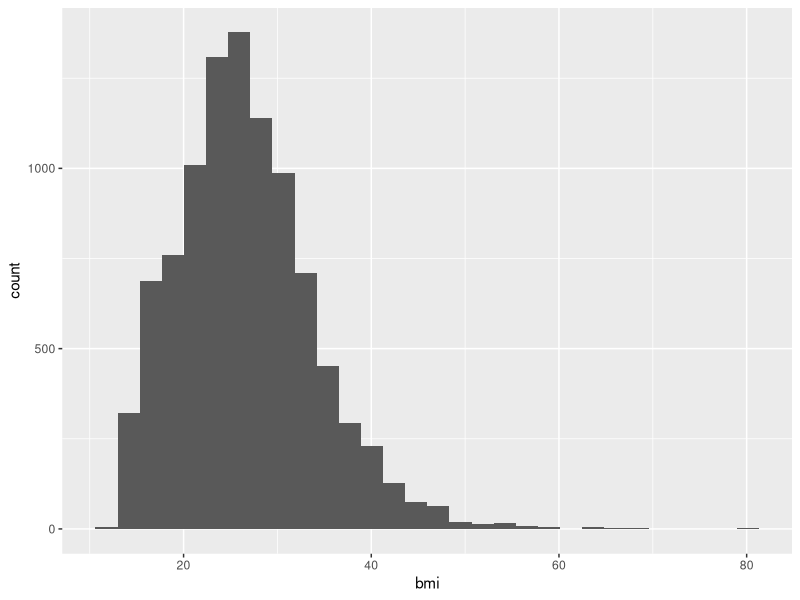
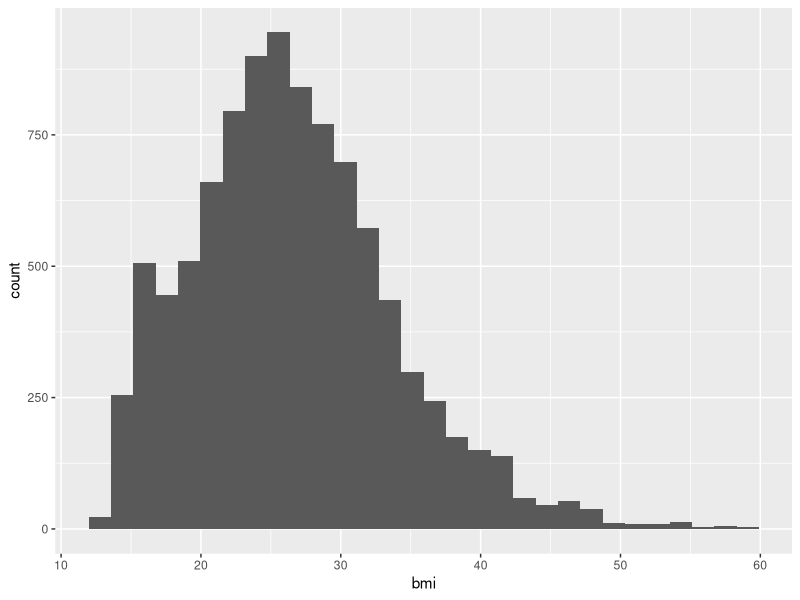
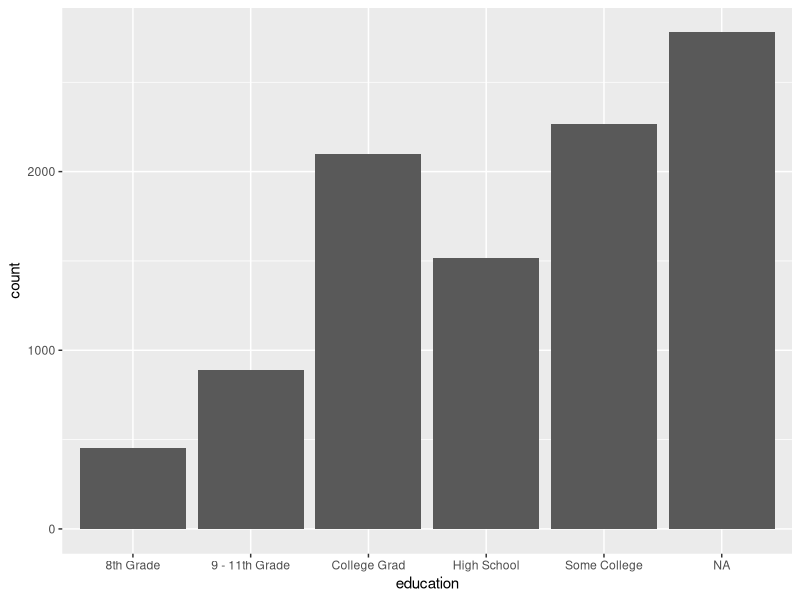
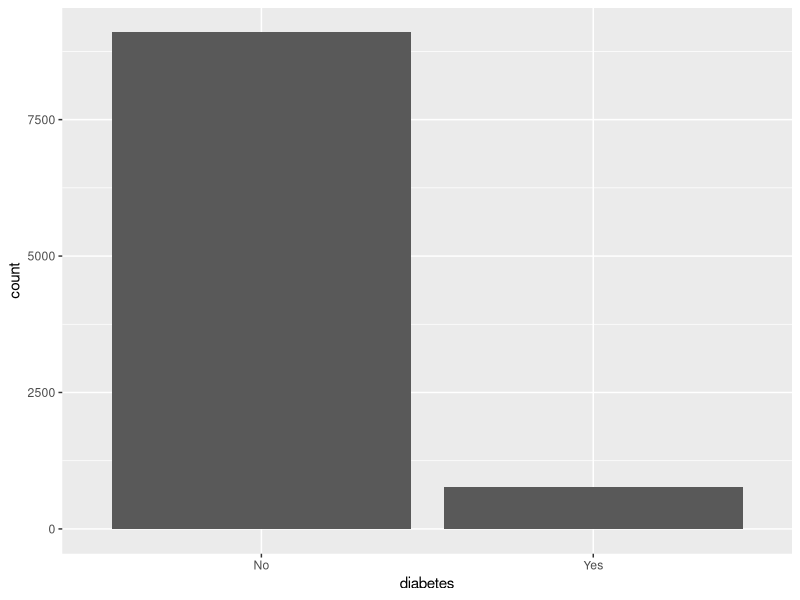
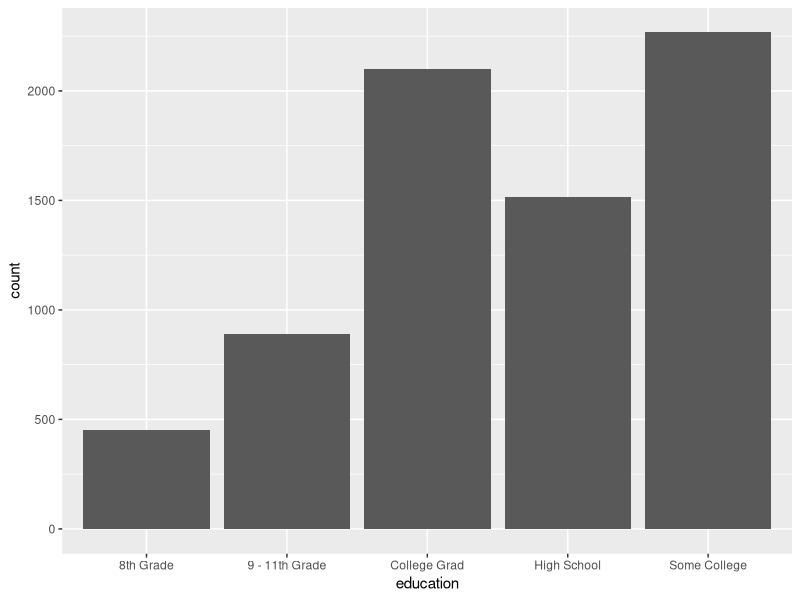
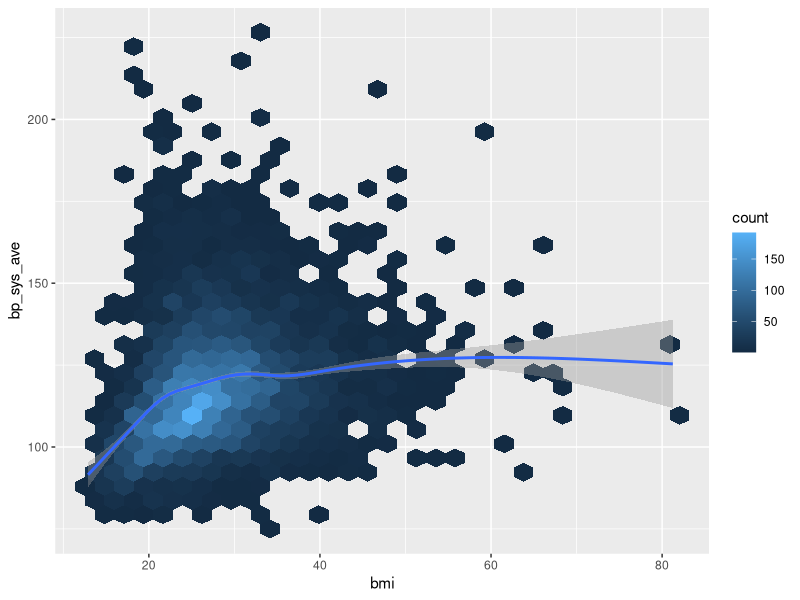
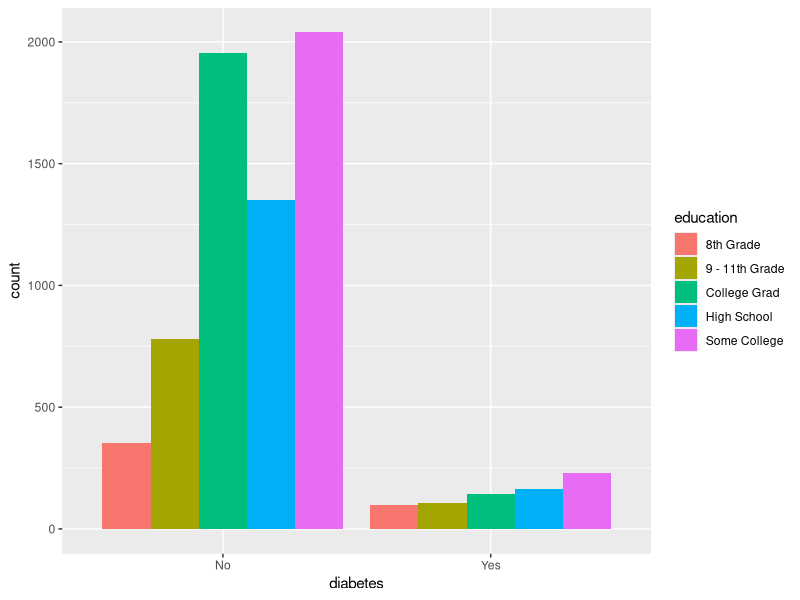
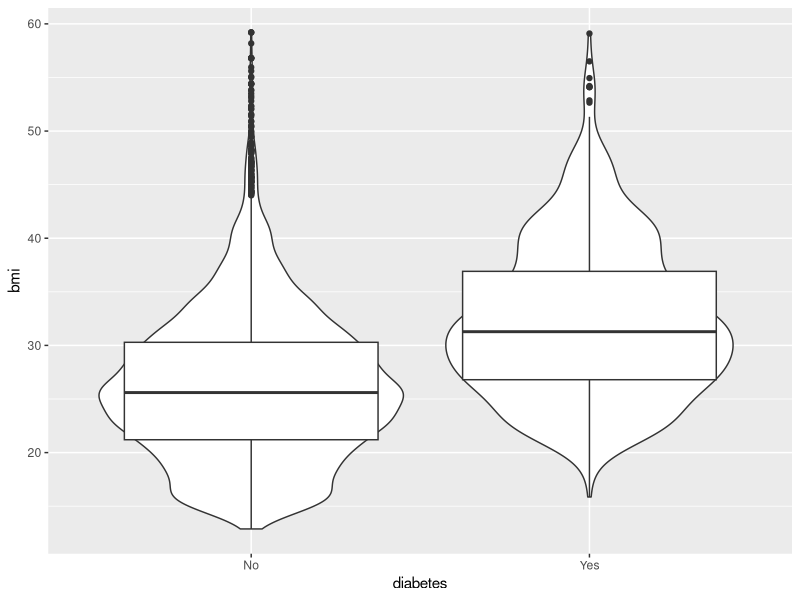

These figures' R source, in order:
## ---- chunk 1
2 + 2
## ---- chunk 2
#| include: false
library(tidyverse)
nhanes_small <- read_csv(here::here("data/nhanes_small.csv"))
## ---- chunk 3
#| echo: false
#| warning: false
#| message: false
nhanes_small %>%
  filter(!is.na(diabetes)) %>%
  group_by(
    diabetes,
    education
  ) %>%
  summarise(
    max_bmi = max(bmi,
      na.rm = TRUE
    ),
    min_bmi = min(bmi,
      na.rm = TRUE
    )
  ) %>%
  ungroup() %>%
  knitr::kable(caption = "Mean values of age and bmi for each diabetes and physical activity status.")
## ---- chunk 4
#| echo: false
nhanes_small %>%
  filter(!is.na(diabetes), !is.na(education)) %>%
  group_by(diabetes, education) %>%
  summarise(
    mean_age = mean(age, na.rm = TRUE),
    mean_bmi = mean(bmi, na.rm = TRUE)
  ) %>%
  ungroup() %>%
  mutate(
    # Task 2a.
    mean_age = round(mean_age, 1),
    mean_bmi = round(mean_bmi, 1),
    # Task 2b.
    education = str_to_sentence(education)
  ) %>%
  rename(
    # Task 3.
    "Diabetes Status" = diabetes,
    "Education" = education,
    "Mean Age" = mean_age,
    "Mean BMI" = mean_bmi
  ) %>%
  knitr::kable(caption = "Mean values of Age and BMI for each education and diabetes status.")
## ---- chunk 5
ggplot(nhanes_small, aes(x = bmi)) +
    geom_histogram(na.rm = TRUE)
## ---- chunk 6
#| fig-cap: "Distribution of BMI."
#| label: fig-bmi-histo
nhanes_small %>% 
    filter(bmi <= 60) %>% 
    ggplot(aes(x = bmi)) +
    geom_histogram(na.rm = TRUE)
## ---- chunk 7
nhanes_small %>% 
    ggplot(aes(x=education)) +
    geom_bar()
## ---- chunk 8
#| label: fig-diabetes-education
#| fig-cap: "Counts of diabetes and education."
#| fig-subcap: 
#|   - "Diabetes"
#|   - "Education"
#| layout-ncol: 2
nhanes_small %>% 
    filter(!is.na(diabetes)) %>% 
    ggplot(aes(x=diabetes)) +
    geom_bar()

nhanes_small %>% 
    filter(!is.na(education)) %>% 
    ggplot(aes(x=education)) +
    geom_bar()
## ---- chunk 9
nhanes_small %>% 
    ggplot(aes(x=bmi, y=bp_sys_ave)) +
    geom_hex(na.rm = TRUE) +
    geom_smooth(na.rm = TRUE)
## ---- chunk 10
nhanes_small %>% 
    filter(!is.na(education), !is.na(diabetes)) %>% 
    ggplot(aes(x = diabetes, fill=education)) +
    geom_bar(position = position_dodge())
## ---- chunk 11
nhanes_small %>% 
    filter(!is.na(diabetes), bmi <= 60) %>% 
    ggplot(aes(x=diabetes, y=bmi)) +
    geom_violin(na.rm=TRUE) +
    geom_boxplot(na.rm = TRUE)
